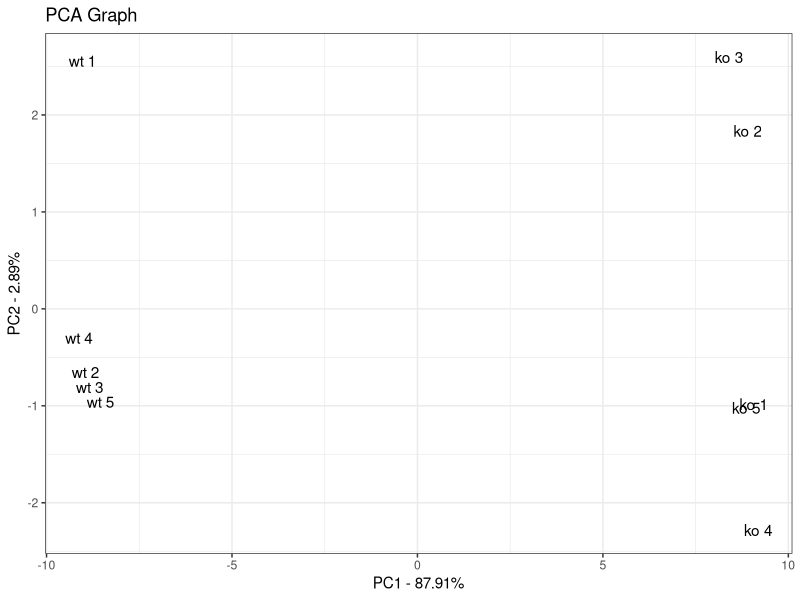

Recreate this plot in R.
# from StatQuest

library(ggplot2)

# create fake data
data.matrix <- matrix(nrow=100, ncol = 10)
colnames(data.matrix) <- c(
  paste("wt", 1:5, sep=" "),
  paste("ko", 1:5, sep=" ")
)

# set the row names of the data
rownames(data.matrix) <- paste("gene", 1:100, sep=" ")

for(i in 1:100) {
  wt.values <- rpois(5, lambda = sample(x=10:1000, size=1))
  ko.values <- rpois(5, lambda = sample(x=10:1000, size=1))
  
  data.matrix[i,] <- c(wt.values, ko.values)
}

# calculate the principle components
pca <- prcomp(t(data.matrix), scale. = TRUE)
pca.var <- pca$sdev^2
pca.var.per <- round(pca.var / sum(pca.var) * 100, 2)
pca.data <- data.frame(
  Sample=rownames(pca$x),
  X=pca$x[,1],
  Y=pca$x[,2]
)

ggplot(data=pca.data, aes(x=X, y=Y, label=Sample)) +
  geom_text() +
  xlab(paste("PC1 - ", pca.var.per[1], "%", sep = "")) +
  ylab(paste("PC2 - ", pca.var.per[2], "%", sep = "")) +
  theme_bw() +
  ggtitle("PCA Graph")
